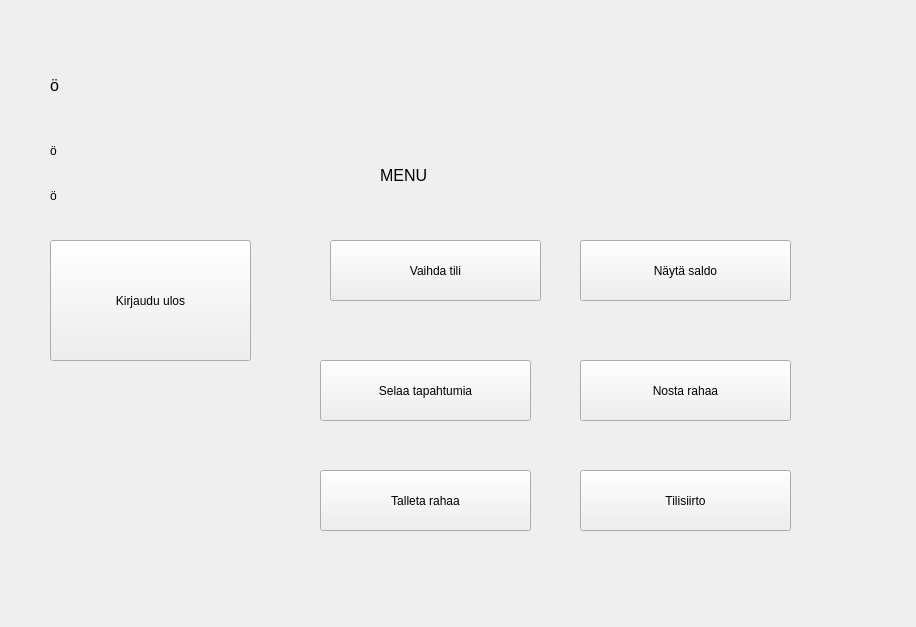
<?xml version="1.0" encoding="UTF-8"?>
<ui version="4.0">
 <class>menu</class>
 <widget class="QWidget" name="menu">
  <property name="geometry">
   <rect>
    <x>0</x>
    <y>0</y>
    <width>916</width>
    <height>627</height>
   </rect>
  </property>
  <property name="windowTitle">
   <string>Form</string>
  </property>
  <widget class="QLabel" name="label">
   <property name="geometry">
    <rect>
     <x>380</x>
     <y>100</y>
     <width>151</width>
     <height>151</height>
    </rect>
   </property>
   <property name="font">
    <font>
     <pointsize>12</pointsize>
    </font>
   </property>
   <property name="text">
    <string>MENU</string>
   </property>
  </widget>
  <widget class="QPushButton" name="btnVaihdaTili">
   <property name="geometry">
    <rect>
     <x>330</x>
     <y>240</y>
     <width>211</width>
     <height>61</height>
    </rect>
   </property>
   <property name="text">
    <string>Vaihda tili</string>
   </property>
  </widget>
  <widget class="QPushButton" name="btnNaytaSaldo">
   <property name="geometry">
    <rect>
     <x>580</x>
     <y>240</y>
     <width>211</width>
     <height>61</height>
    </rect>
   </property>
   <property name="text">
    <string>Näytä saldo</string>
   </property>
  </widget>
  <widget class="QLabel" name="labelTervetuloa">
   <property name="geometry">
    <rect>
     <x>50</x>
     <y>70</y>
     <width>791</width>
     <height>31</height>
    </rect>
   </property>
   <property name="font">
    <font>
     <pointsize>12</pointsize>
    </font>
   </property>
   <property name="text">
    <string>ö</string>
   </property>
  </widget>
  <widget class="QLabel" name="labelTilinro">
   <property name="geometry">
    <rect>
     <x>50</x>
     <y>120</y>
     <width>321</width>
     <height>61</height>
    </rect>
   </property>
   <property name="text">
    <string>ö</string>
   </property>
  </widget>
  <widget class="QLabel" name="labelTilityyppi">
   <property name="geometry">
    <rect>
     <x>50</x>
     <y>170</y>
     <width>381</width>
     <height>51</height>
    </rect>
   </property>
   <property name="text">
    <string>ö</string>
   </property>
  </widget>
  <widget class="QPushButton" name="btnSelaaTapahtumia">
   <property name="geometry">
    <rect>
     <x>320</x>
     <y>360</y>
     <width>211</width>
     <height>61</height>
    </rect>
   </property>
   <property name="text">
    <string>Selaa tapahtumia</string>
   </property>
  </widget>
  <widget class="QPushButton" name="btnNostaRahaa">
   <property name="geometry">
    <rect>
     <x>580</x>
     <y>360</y>
     <width>211</width>
     <height>61</height>
    </rect>
   </property>
   <property name="text">
    <string>Nosta rahaa</string>
   </property>
  </widget>
  <widget class="QPushButton" name="btnTalletaRahaa">
   <property name="geometry">
    <rect>
     <x>320</x>
     <y>470</y>
     <width>211</width>
     <height>61</height>
    </rect>
   </property>
   <property name="text">
    <string>Talleta rahaa</string>
   </property>
  </widget>
  <widget class="QPushButton" name="btnLogout">
   <property name="geometry">
    <rect>
     <x>50</x>
     <y>240</y>
     <width>201</width>
     <height>121</height>
    </rect>
   </property>
   <property name="text">
    <string>Kirjaudu ulos</string>
   </property>
  </widget>
  <widget class="QPushButton" name="btnTilisiirto">
   <property name="geometry">
    <rect>
     <x>580</x>
     <y>470</y>
     <width>211</width>
     <height>61</height>
    </rect>
   </property>
   <property name="text">
    <string>Tilisiirto</string>
   </property>
  </widget>
 </widget>
 <resources/>
 <connections/>
</ui>
